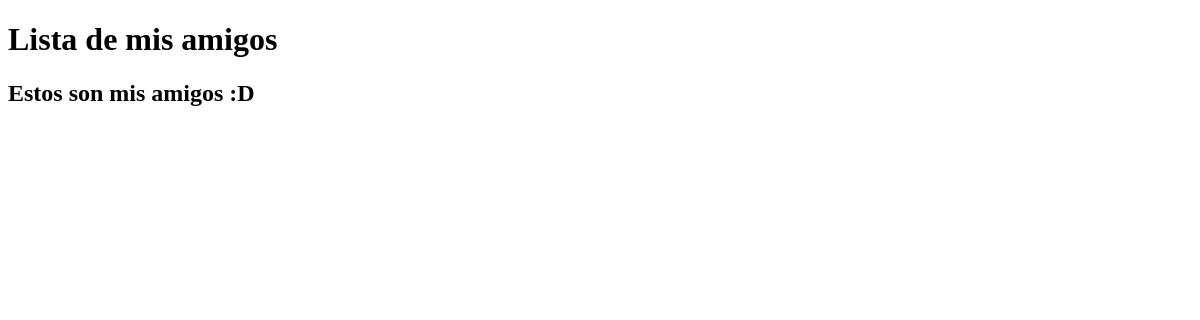
/amigos/, run on an earlier commit of the app's database.
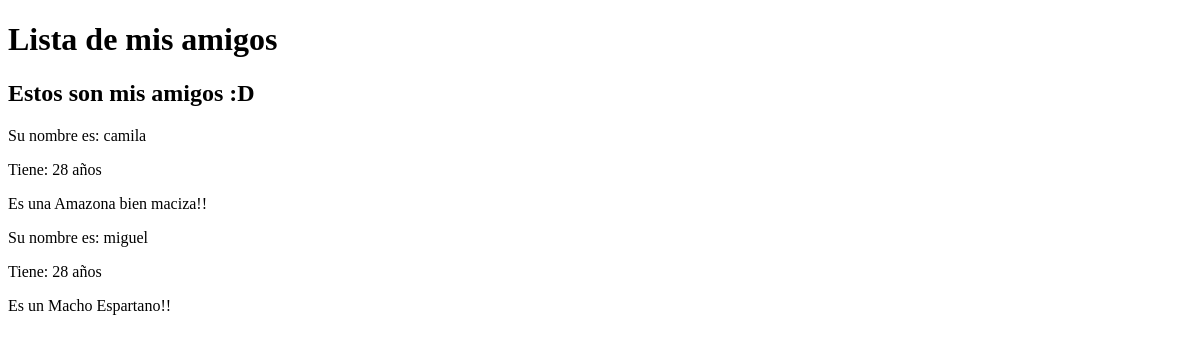
And on a later commit of the database.
### MVT_app_entregable/models.py (models this page shows)
class friends(models.Model):
    name = models.CharField(max_length=50)
    age = models.IntegerField()
    male = models.BooleanField()

### MVT_app_entregable/views.py (the view)
# urls.py: path('amigos/', list_friends),
def list_friends(request):
    all_friends = friends.objects.all()
    context = {
        'friends': all_friends
    }
    return render(request, 'list_friends.html', context=context)

### templates/list_friends.html (shortened to what this page needs)
<!DOCTYPE html>
<html lang="en">
<head>
</head>
<body>
    <h1>Lista de mis amigos </h1>
    <h2>Estos son mis amigos :D </h2>
    {% for friend in friends %}
        <p>Su nombre es: {{friend.name}}</p>
        <p>Tiene: {{friend.age}} años</p>
        {% if friend.male == True %}
            <p> Es un Macho Espartano!!</p>
        {% else %}
            <p>Es una Amazona bien maciza!!</p>
        {% endif %}
    {% endfor %}
</body>
</html>

What changed in the data, as far as the page shows it:
added friends: name "camila", age "28", male "Es una Amazona bien maciza!!"
added friends: name "miguel", age "28", male "Es un Macho Espartano!!"
